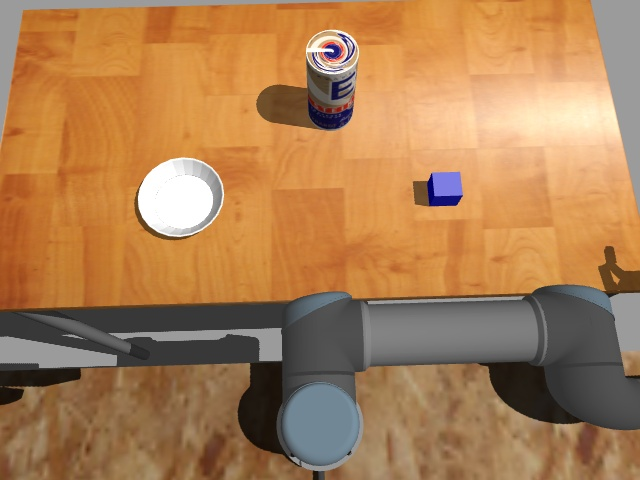
#> input picture nodes/06_openCV_gazebo_realSenseCam/left0000.jpg, 640 x 480 px
$ python color_picker.py -i left0000.jpg
#> lines starting #> are read from the running program, lines starting #| are printed output that depends on the picture; after the words box and inside, x2 and y2 are one past the last pixel; in counts of white or black regions, pixels touching at a corner belong together
# https://github.com/jonathanfoster/ball-tracking
# Farben finden
#  pip install imutils
# $ python color_picker.py -i left0000.jpg
import argparse
import cv2
import imutils
import numpy as np

colors = []
lower = np.array([0, 0, 0])
upper = np.array([0, 0, 0])

def on_mouse_click(event, x, y, flags, image):
    if event == cv2.EVENT_LBUTTONUP:
        colors.append(image[y,x].tolist())

def on_trackbar_change(position):
    return

# Parse command line arguments
parser = argparse.ArgumentParser()
parser.add_argument("-i", "--image", required=True, help="path to the image file")
parser.add_argument("-l", "--lower", help="HSV lower bounds")
parser.add_argument("-u", "--upper", help="HSV upper bounds")
args = vars(parser.parse_args())

# Parse lower and upper bounds arguments (--lower "1, 2, 3" --upper "4, 5, 6")
if args["lower"] and args["upper"]:
  lower = np.fromstring(args["lower"], sep=",")
  upper = np.fromstring(args["upper"], sep=",")

# Load image, resize to 600 width, and convert color to HSV
image = cv2.imread(args["image"])
#> image is the input picture: shape (480, 640, 3); mean B, G, R 83.2, 126.8, 171.9
image = imutils.resize(image, width=600)
#> image: shape (450, 600, 3)
hsv = cv2.cvtColor(image, cv2.COLOR_BGR2HSV)
#> hsv: shape (450, 600, 3); mean H, S, V 18.9, 122.6, 173.1

# Create window
cv2.namedWindow('image')

# Set mouse callback to capture HSV value on click
cv2.setMouseCallback("image", on_mouse_click, hsv)
cv2.createTrackbar("Min H", "image", int(lower[0]), 255, on_trackbar_change)
#> slider 'Min H' is set to 51
cv2.createTrackbar("Max H", "image", int(upper[0]), 255, on_trackbar_change)
#> slider 'Max H' is set to 255
cv2.createTrackbar("Min S", "image", int(lower[1]), 255, on_trackbar_change)
#> slider 'Min S' is set to 51
cv2.createTrackbar("Max S", "image", int(upper[1]), 255, on_trackbar_change)
#> slider 'Max S' is set to 255
cv2.createTrackbar("Min V", "image", int(lower[2]), 255, on_trackbar_change)
#> slider 'Min V' is set to 51
cv2.createTrackbar("Max V", "image", int(upper[2]), 255, on_trackbar_change)
#> slider 'Max V' is set to 255

# Show HSV image
cv2.imshow("image", hsv)

while True:
    # Get trackbar positions and set lower/upper bounds
    lower[0] = cv2.getTrackbarPos("Min H", "image")
    lower[1] = cv2.getTrackbarPos("Min S", "image")
    lower[2] = cv2.getTrackbarPos("Min V", "image")
    upper[0] = cv2.getTrackbarPos("Max H", "image")
    upper[1] = cv2.getTrackbarPos("Max S", "image")
    upper[2] = cv2.getTrackbarPos("Max V", "image")

    # Create a range mask then erode and dilate to reduce noise
    mask = cv2.inRange(hsv, lower, upper)
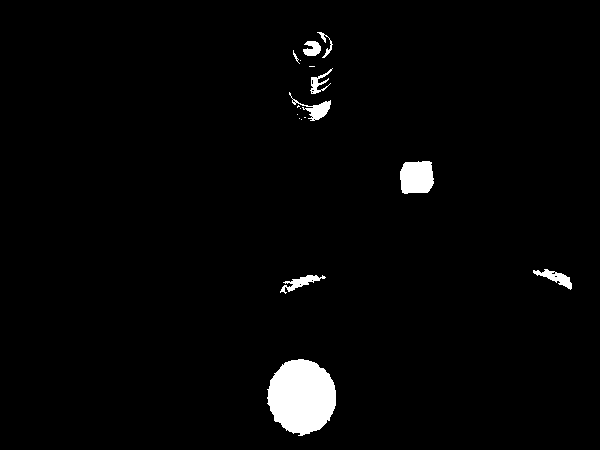
#> mask: shape (450, 600); 2.4% white; 17 white regions (8 under 20 px), largest, box (x1, y1, x2, y2) and area: (267, 359, 336, 436) 4016, (400, 161, 434, 194) 972, (289, 92, 331, 121) 339
    mask = cv2.erode(mask, None, iterations=2)
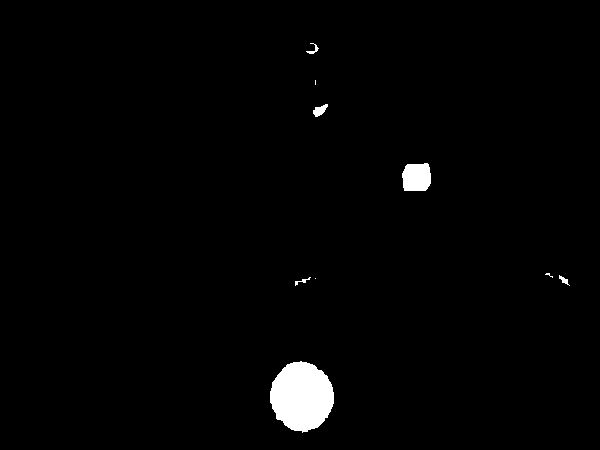
#> mask: shape (450, 600); 1.6% white; 9 white regions (3 under 20 px), largest, box (x1, y1, x2, y2) and area: (270, 361, 334, 433) 3441, (402, 163, 431, 191) 716, (313, 104, 328, 117) 110, (306, 43, 319, 54) 47, (559, 275, 570, 286) 46, (295, 277, 311, 286) 40
    mask = cv2.dilate(mask, None, iterations=2)
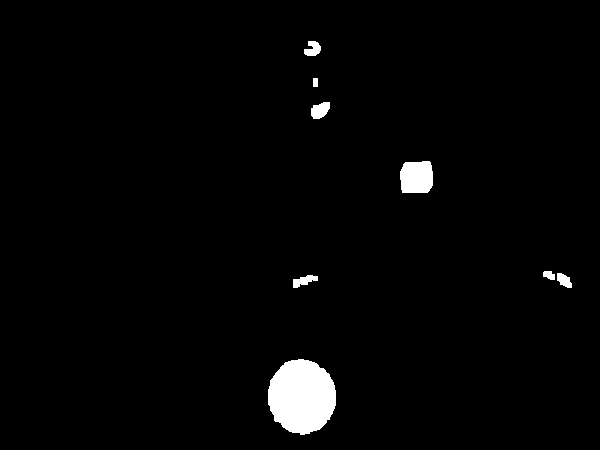
#> mask: shape (450, 600); 2.2% white; 8 white regions, largest, box (x1, y1, x2, y2) and area: (268, 359, 336, 435) 4001, (400, 161, 433, 193) 960, (311, 102, 330, 119) 238

    # Show range mask
    cv2.imshow("mask", mask)

    # Press q to exit
    if cv2.waitKey(1) & 0xFF == ord("q"):
#> (key q is pressed here)
        break

cv2.destroyAllWindows()

if not colors:
  exit

#> (the run stopped early here; a loop or call above may not have finished)
